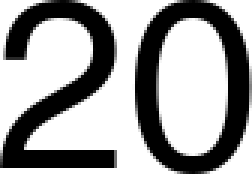
#> input picture symbol_data/numbers/20.png, 84 x 58 px (shown 3 times larger)
$ python -i func.py   (imports and definitions only)
#> lines starting #> are read from the running program, lines starting #| are printed output that depends on the picture
### utils/utils.py
import os
import math
import random
import numpy as np
import cv2
import matplotlib.pyplot as plt
from matplotlib.gridspec import GridSpec
from shapely.geometry import Polygon


# [28 lines left out: functions plot_N, check_collision, rotate, not called in this run]


def extract_bbox(cx, cy, tar_w, tar_h):
    min_x = cx - tar_w // 2
    max_x = min_x + tar_w
    min_y = cy - tar_h // 2
    max_y = min_y + tar_h
    return np.array([[min_x, min_y],
                     [min_x, max_y],
                     [max_x, max_y],
                     [max_x, min_y],
                     [min_x, min_y]])


def mod_coords(bbox, delta_w, delta_h):
    new_bbox = bbox.copy()
    new_bbox[:, 0] += delta_w
    new_bbox[:, 1] += delta_h
    return new_bbox


def add_gauss_noise(image, noise_typ='gauss'):
    row, col, ch= image.shape
    mean = 0
    var = np.random.rand(1) * 100
    sigma = var ** 0.5
    gauss = np.random.normal(mean, sigma, (row, col))
    noisy_image = np.zeros(image.shape, np.float32)
    noisy_image[:, :, 0] = image[:, :, 0] + gauss
    noisy_image[:, :, 1] = image[:, :, 1] + gauss
    noisy_image[:, :, 2] = image[:, :, 2] + gauss
    cv2.normalize(noisy_image, noisy_image, 0, 255, cv2.NORM_MINMAX, dtype=-1)
    noisy_image = noisy_image.astype(np.uint8)
    noisy_image[image == 255] = 255
    return noisy_image


def crop_w_minimum_bbox(img):
    h, w, _ = img.shape
    left_w, right_w, top_h, bottom_h = 0, w - 1, 0, h - 1
    for i in range(0, w // 2):
        if np.any(img[:, i] < 255):
            left_w = i; break;

    for i in range(w - 1, w // 2, -1):
        if np.any(img[:, i] < 255):
            right_w = i; break;

    for i in range(0, h // 2):
        if np.any(img[i, :] < 255):
            top_h = i; break;

    for i in range(h - 1, h // 2, -1):
        if np.any(img[i, :] < 255):
            bottom_h = i; break;

    cropped_img = img[top_h:bottom_h + 1, left_w: right_w + 1]
    return cropped_img, (top_h, left_w)


### func.py
import os
import glob
import random
import json
import math
import numpy as np
import cv2
from PIL import Image
from shapely.geometry import Polygon

from utils.utils import *

Image.MAX_IMAGE_PIXELS = None
MAX_NUM_SYMBOL_IMAGES = 30
MAX_NUM_ITERS = 10
NUMBER_THRE = 5


# [10 lines left out: function random_resize, not called in this run]

def enlarge_image(img):
    """ enlarge symbol image for rotation """
    h, w, _ = img.shape
    pad_h = int((h * 1.414 + w / 1.414 + 20 - h) // 2 + 50)
    pad_w = int((h * 1.414 + w / 1.414 + 20 - w) // 2 + 50)
    enlarge_img = cv2.copyMakeBorder(img, pad_h, pad_h, pad_w, pad_w,
                                     cv2.BORDER_CONSTANT, None, value=(255,255,255))
    return enlarge_img, (pad_h, pad_w)


# [54 lines left out: functions sample_symbol_image, sample_number_image, generate_image_with_number, gen_hollow_mask, not called in this run]


def create_symbol_images(symbol_img, max_rotate=0, add_num_img=False, number_img_dir=None):
    out_images = []

    symbol_h, symbol_w, _ = symbol_img.shape
    cx, cy = symbol_w // 2, symbol_h // 2
    bbox = extract_bbox(cx, cy, symbol_w, symbol_h)

    # enlarge symbol image for rotation
    enlarge_img, (pad_h, pad_w) = enlarge_image(symbol_img)
    enlarge_h, enlarge_w, _ = enlarge_img.shape
    enlarge_cx, enlarge_cy = enlarge_w // 2, enlarge_h // 2

    for _ in range(MAX_NUM_SYMBOL_IMAGES):
        if max_rotate > 0:
            degree = random.randint(-max_rotate, max_rotate)
            rotated_bbox = np.array([rotate((cx, cy), pt,  math.radians(-degree)) for pt in bbox])
        else:
            degree = 0
            rotated_bbox = bbox

        M = cv2.getRotationMatrix2D((enlarge_cx, enlarge_cy), degree, 1.0)
        rotated_img = cv2.warpAffine(enlarge_img, M, (enlarge_h, enlarge_w), borderValue=(255,255,255))
        enlarge_rotated_bbox = mod_coords(rotated_bbox, pad_w, pad_h)

        out_img = None
        if add_num_img:
            num_img = sample_number_image(symbol_h, number_img_dir)

            # sample number location
            for _ in range(MAX_NUM_ITERS):
                num_cx = enlarge_cx + random.randint(-symbol_w, symbol_w)
                num_cy = enlarge_cy + random.randint(-symbol_h, symbol_h)
                num_bbox = extract_bbox(num_cx, num_cy, num_img.shape[1], num_img.shape[0])
                out_img = generate_image_with_number(num_bbox, num_img,
                                                     enlarge_rotated_bbox, rotated_img)
                if out_img is not None:
                    break
        else:
            out_img = rotated_img.copy()

        if out_img is None: continue;

        out_img, (top_h, left_w) = crop_w_minimum_bbox(out_img)
        out_img = add_gauss_noise(out_img)
        enlarge_rotated_bbox = mod_coords(enlarge_rotated_bbox, -left_w, -top_h)
        out_images.append([out_img, enlarge_rotated_bbox, math.radians(-degree)])
    return out_images


# [47 lines left out: function synthesize, not called in this run]


# [60 lines of commented-out code are left out]

>>> import cv2
>>> picture = cv2.cvtColor(cv2.imread('symbol_data/numbers/20.png'), cv2.COLOR_BGR2RGB)
#> picture is the input picture: shape (58, 84, 3); min 0, max 255, mean 159.3
>>> result = create_symbol_images(picture)
#> in enlarge_image, `enlarge_img = cv2.copyMakeBorder(img, pad_h, pad_h, pad_w, pad_w, cv2...`:
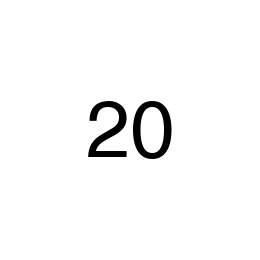
#> enlarge_img: shape (260, 260, 3); min 0, max 255, mean 248.1
#> in create_symbol_images, `enlarge_img, (pad_h, pad_w) = enlarge_image(symbol_img)`: pad_h = 101; pad_w = 88
#> in create_symbol_images, `enlarge_rotated_bbox = mod_coords(rotated_bbox, pad_w, pad_h)`: enlarge_rotated_bbox = [[88, 101], [88, 159], [172, 159], [172, 101], [88, 101]]
#> in create_symbol_images, `out_img, (top_h, left_w) = crop_w_minimum_bbox(out_img)`: top_h = 101; left_w = 88
#> in add_gauss_noise, `noisy_image[:, :, 0] = image[:, :, 0] + gauss`:
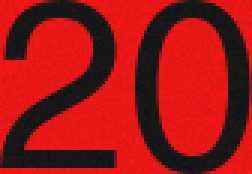
#> noisy_image: shape (58, 84, 3) float32 (shown 3 times larger); mean R, G, B 159.2, 0, 0; drawn with min black and max white
#> in add_gauss_noise, `noisy_image[:, :, 1] = image[:, :, 1] + gauss`:
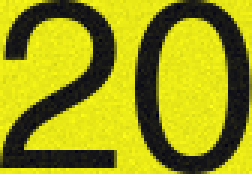
#> noisy_image: shape (58, 84, 3) float32 (shown 3 times larger); mean R, G, B 159.2, 159.2, 0; drawn with min black and max white
#> in add_gauss_noise, `noisy_image[:, :, 2] = image[:, :, 2] + gauss`:
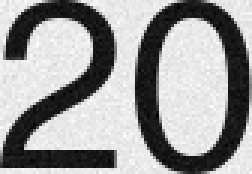
#> noisy_image: shape (58, 84, 3) float32 (shown 3 times larger); min -28.34, max 280.4, mean 159.2; drawn with min black and max white
#> in add_gauss_noise, `noisy_image[image == 255] = 255`:
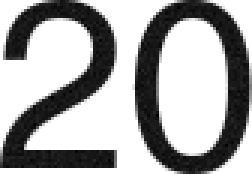
#> noisy_image: shape (58, 84, 3) (shown 3 times larger); min 0, max 255, mean 166.6
#> in create_symbol_images, `enlarge_rotated_bbox = mod_coords(enlarge_rotated_bbox, -left_w, -top_h)`: enlarge_rotated_bbox = [[0, 0], [0, 58], [84, 58], [84, 0], [0, 0]]
#> result = 30 items
